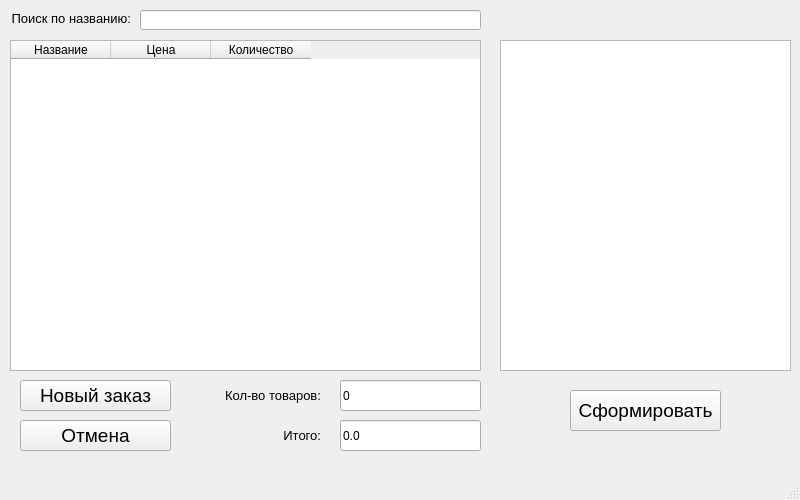
<?xml version="1.0" encoding="UTF-8"?>
<ui version="4.0">
 <class>MainWindow</class>
 <widget class="QMainWindow" name="MainWindow">
  <property name="geometry">
   <rect>
    <x>0</x>
    <y>0</y>
    <width>800</width>
    <height>500</height>
   </rect>
  </property>
  <property name="windowTitle">
   <string>MainWindow</string>
  </property>
  <widget class="QWidget" name="centralwidget">
   <widget class="QPushButton" name="newOrderButton">
    <property name="geometry">
     <rect>
      <x>20</x>
      <y>380</y>
      <width>151</width>
      <height>31</height>
     </rect>
    </property>
    <property name="font">
     <font>
      <pointsize>14</pointsize>
     </font>
    </property>
    <property name="text">
     <string>Новый заказ</string>
    </property>
   </widget>
   <widget class="QPushButton" name="cancelButton">
    <property name="geometry">
     <rect>
      <x>20</x>
      <y>420</y>
      <width>151</width>
      <height>31</height>
     </rect>
    </property>
    <property name="font">
     <font>
      <pointsize>14</pointsize>
     </font>
    </property>
    <property name="text">
     <string>Отмена</string>
    </property>
   </widget>
   <widget class="QLabel" name="amountLabel">
    <property name="geometry">
     <rect>
      <x>220</x>
      <y>380</y>
      <width>101</width>
      <height>31</height>
     </rect>
    </property>
    <property name="font">
     <font>
      <pointsize>10</pointsize>
     </font>
    </property>
    <property name="text">
     <string>Кол-во товаров:</string>
    </property>
    <property name="alignment">
     <set>Qt::AlignRight|Qt::AlignTrailing|Qt::AlignVCenter</set>
    </property>
   </widget>
   <widget class="QLabel" name="resultSumLabel">
    <property name="geometry">
     <rect>
      <x>220</x>
      <y>420</y>
      <width>101</width>
      <height>31</height>
     </rect>
    </property>
    <property name="font">
     <font>
      <pointsize>10</pointsize>
     </font>
    </property>
    <property name="text">
     <string>Итого:</string>
    </property>
    <property name="alignment">
     <set>Qt::AlignRight|Qt::AlignTrailing|Qt::AlignVCenter</set>
    </property>
   </widget>
   <widget class="QLineEdit" name="amountLine">
    <property name="geometry">
     <rect>
      <x>340</x>
      <y>380</y>
      <width>141</width>
      <height>31</height>
     </rect>
    </property>
    <property name="text">
     <string>0</string>
    </property>
    <property name="readOnly">
     <bool>true</bool>
    </property>
   </widget>
   <widget class="QLineEdit" name="resultSumLine">
    <property name="geometry">
     <rect>
      <x>340</x>
      <y>420</y>
      <width>141</width>
      <height>31</height>
     </rect>
    </property>
    <property name="text">
     <string>0.0</string>
    </property>
    <property name="readOnly">
     <bool>true</bool>
    </property>
   </widget>
   <widget class="QTextEdit" name="checkPreviewText">
    <property name="geometry">
     <rect>
      <x>500</x>
      <y>40</y>
      <width>291</width>
      <height>331</height>
     </rect>
    </property>
    <property name="readOnly">
     <bool>true</bool>
    </property>
   </widget>
   <widget class="QPushButton" name="formButton">
    <property name="geometry">
     <rect>
      <x>570</x>
      <y>390</y>
      <width>151</width>
      <height>41</height>
     </rect>
    </property>
    <property name="font">
     <font>
      <pointsize>14</pointsize>
     </font>
    </property>
    <property name="text">
     <string>Сформировать</string>
    </property>
   </widget>
   <widget class="QTableWidget" name="dbTableWidget">
    <property name="geometry">
     <rect>
      <x>10</x>
      <y>40</y>
      <width>471</width>
      <height>331</height>
     </rect>
    </property>
    <column>
     <property name="text">
      <string>Название</string>
     </property>
    </column>
    <column>
     <property name="text">
      <string>Цена</string>
     </property>
    </column>
    <column>
     <property name="text">
      <string>Количество</string>
     </property>
    </column>
   </widget>
   <widget class="QLabel" name="searchLabel">
    <property name="geometry">
     <rect>
      <x>10</x>
      <y>10</y>
      <width>121</width>
      <height>16</height>
     </rect>
    </property>
    <property name="font">
     <font>
      <pointsize>10</pointsize>
     </font>
    </property>
    <property name="text">
     <string>Поиск по названию:</string>
    </property>
    <property name="alignment">
     <set>Qt::AlignRight|Qt::AlignTrailing|Qt::AlignVCenter</set>
    </property>
   </widget>
   <widget class="QLineEdit" name="searchLine">
    <property name="geometry">
     <rect>
      <x>140</x>
      <y>10</y>
      <width>341</width>
      <height>20</height>
     </rect>
    </property>
   </widget>
  </widget>
  <widget class="QMenuBar" name="menubar">
   <property name="geometry">
    <rect>
     <x>0</x>
     <y>0</y>
     <width>800</width>
     <height>21</height>
    </rect>
   </property>
  </widget>
  <widget class="QStatusBar" name="statusbar"/>
 </widget>
 <resources/>
 <connections/>
</ui>
